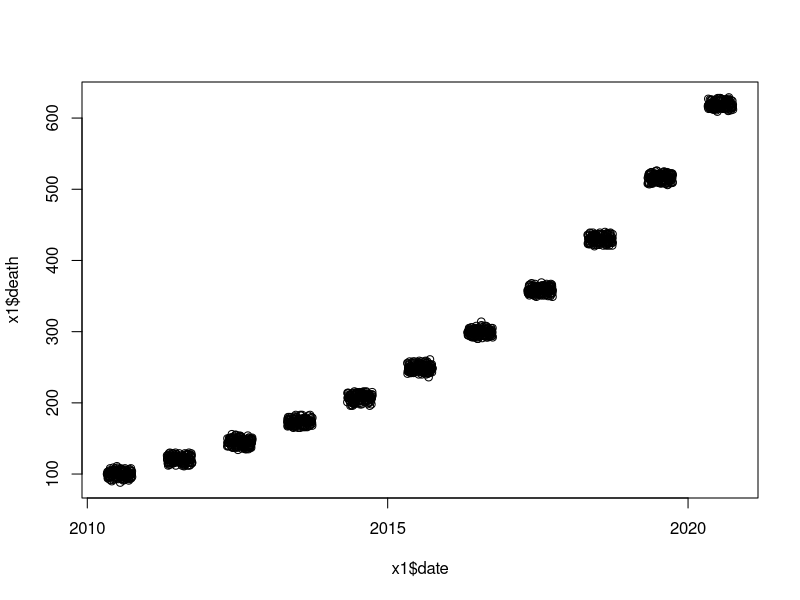

Source code (R):
# set cases based on a year trend
get_baseline_cases <- function(baseline = 100,
                               variance = 0.05,
                      baseline_yr = 2010,
                      year_beta = 1.2) {
  
  
  variance = baseline * variance
  
  # make the skeleton you need later
  get_summer_dt <- function(yy) {
    st = lubridate::make_date(yy, 5, 1)
    ed = lubridate::make_date(yy, 9, 30)
    dt = seq.Date(st, ed, by = 'day')
    return(dt)
  }
  
  all_dt <- lapply(2010:2020, get_summer_dt)
  all_dt <- do.call(c, all_dt)
  
  df <- data.frame(date = all_dt)
  df$year <- lubridate::year(df$date)
  
  df_l <- split(df, f = df$year)
  n_years <- length(df_l)
  
  for(yr_i in 1:n_years) {
    
    n_rows <- nrow(df_l[[yr_i]])
    
    # need to work in log-space so the coefficients work out
    df_l[[yr_i]]$death_true =
      # baseline + how much to increase by year
      baseline * (year_beta)^(df_l[[yr_i]]$year - baseline_yr)
    
    # add some random noise
    v1 <- sample(c(-1, 0, 1), size = n_rows, replace = T)
    v2 <- rpois(n_rows, variance)
    df_l[[yr_i]]$v1 <- v1
    df_l[[yr_i]]$v2 <- v2
    df_l[[yr_i]]$death = df_l[[yr_i]]$death_true + v1 * v2
    
    # make sure its an integer
    df_l[[yr_i]]$death <- round(df_l[[yr_i]]$death)
    
  }
  
  df <- do.call(rbind, df_l)
  
  return(df[, c('date', 'death')])
  
}

x1 <- get_baseline_cases()
head(x1)
plot(x1$date, x1$death)
